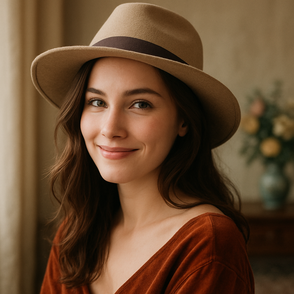
#> input picture 3.2/Pattern_Recognition/HW/HW2/data/woman.png, 294 x 294 px, shrunk from 1024 x 1024 before the run
$ python rgb_task.py
#> lines starting #> are read from the running program, lines starting #| are printed output that depends on the picture
### 3.2/Pattern_Recognition/HW/HW2/src/pca_core.py
"""
pca_core.py — 手写 PCA（主成分分析）核心算法模块

本模块严格不调用 sklearn 等第三方 PCA 接口，基于 NumPy 实现：
    1. 数据中心化（去均值）
    2. 协方差矩阵计算
    3. SVD 奇异值分解（等价于协方差矩阵的特征分解）
    4. 数据降维（投影到低维空间）
    5. 数据重建（从低维空间映射回原始空间）
"""

import numpy as np


class PCA:
    """
    手写 PCA 类
    """

    def __init__(self, n_components: int = None):
        self.n_components = n_components
        self.mean_ = None          # 原始数据的均值向量 (d,)
        self.components_ = None    # 主成分方向矩阵 (d, k) — V_k
        self.singular_values_ = None  # 奇异值 (k,)
        self.explained_variance_ = None      # 各主成分的方差 (k,)
        self.explained_variance_ratio_ = None  # 各主成分的方差贡献率 (k,)
        self._fitted = False

    def fit(self, X: np.ndarray):
        """
        拟合 PCA 模型：计算数据的均值、主成分方向及方差解释率。

        Parameters
        ----------
        X : np.ndarray, shape (n_samples, n_features)
            训练数据矩阵，每一行为一个样本，每一列为一个特征。

        Returns
        -------
        self : PCA
            返回自身以支持链式调用。
        """
        n_samples, n_features = X.shape

        # ---- 1. 数据中心化 ----
        # 计算每个特征（列）的均值
        self.mean_ = np.mean(X, axis=0)  # shape: (n_features,)

        # 减去均值，得到中心化数据
        X_centered = X - self.mean_       # shape: (n_samples, n_features)

        # ---- 2. SVD 分解 ----
        # 对中心化后的数据矩阵进行 SVD 分解
        # X_centered = U @ Σ @ V^T
        # full_matrices=False 使 U 为 (n, k)，Σ 为 (k,)，V^T 为 (k, d)
        # 其中 k = min(n_samples, n_features)
        U, S, Vt = np.linalg.svd(X_centered, full_matrices=False)

        # Vt 的形状为 (k, n_features)，转置后 V 为 (n_features, k)
        # 每一列是 X_centered^T @ X_centered 的特征向量，即主成分方向
        V = Vt.T  # shape: (n_features, k)

        # ---- 3. 确定保留的成分数量 ----
        if self.n_components is None:
            self.n_components = min(n_samples, n_features)
        else:
            self.n_components = min(self.n_components, min(n_samples, n_features))

        # ---- 4. 提取前 k 个主成分 ----
        self.components_ = V[:, :self.n_components]  # (n_features, n_components)
        self.singular_values_ = S[:self.n_components]  # (n_components,)

        # ---- 5. 计算各主成分的方差 ----
        # 协方差矩阵的特征值 λ_i = σ_i^2 / (n-1)，其中 σ_i 为奇异值
        self.explained_variance_ = (S[:self.n_components] ** 2) / (n_samples - 1)

        # 总方差 = 所有奇异值对应的方差之和
        total_variance = (S ** 2).sum() / (n_samples - 1)
        self.explained_variance_ratio_ = self.explained_variance_ / total_variance

        self._fitted = True
        return self

    def transform(self, X: np.ndarray) -> np.ndarray:
        """
        将数据投影到 PCA 低维空间。

        """
        if not self._fitted:
            raise RuntimeError("模型尚未拟合，请先调用 fit() 方法。")

        # 中心化
        X_centered = X - self.mean_

        # 投影: Z = X_centered @ V_k
        Z = X_centered @ self.components_
        return Z

    def fit_transform(self, X: np.ndarray) -> np.ndarray:
        """
        拟合 PCA 模型并返回降维后的数据。
        """
        self.fit(X)
        return self.transform(X)

    def inverse_transform(self, Z: np.ndarray) -> np.ndarray:
        """
        从低维空间重建原始数据
        """
        if not self._fitted:
            raise RuntimeError("模型尚未拟合，请先调用 fit() 方法。")

        # 反投影: X_centered_approx = Z @ V_k^T
        X_centered_approx = Z @ self.components_.T

        # 加回均值
        X_recon = X_centered_approx + self.mean_
        return X_recon

    # [16 lines left out: function compression_ratio, not called in this run]


# ============================================================
# 模块自测代码
# ============================================================
# [32 lines that do not run on import are left out]

### 3.2/Pattern_Recognition/HW/HW2/src/rgb_task.py
"""
rgb_task.py — 基于 PCA 的彩色图像压缩与重建实验

"""

import os
import sys
import time
import numpy as np
from PIL import Image
import matplotlib
matplotlib.use('Agg')
import matplotlib.pyplot as plt

# 将 src 目录加入路径
sys.path.insert(0, os.path.dirname(os.path.abspath(__file__)))
from pca_core import PCA


# ============================================================
# 全局配置
# ============================================================
IMG_DIR = os.path.join(os.path.dirname(os.path.dirname(os.path.abspath(__file__))), 'img')
os.makedirs(IMG_DIR, exist_ok=True)

K_LIST = [10, 50, 100, 150]


def load_rgb_image(image_path: str):
    """
    读取 RGB 彩色图像，返回三个通道的矩阵。

    """
    print(f"[rgb_task] 正在加载彩色图像: {image_path}")
    img = Image.open(image_path).convert('RGB')
    W, H = img.size
    print(f"[rgb_task] 图像尺寸: {H}×{W}")

    # 转换为 numpy 数组并归一化到 [0, 1]
    img_array = np.array(img, dtype=np.float64) / 255.0

    channels = {
        'R': img_array[:, :, 0],
        'G': img_array[:, :, 1],
        'B': img_array[:, :, 2],
    }

    return channels, H, W


def compress_channel_pca(channel: np.ndarray, k: int):
    """
    使用 PCA 对单个通道进行压缩与重建。

    将通道视为 H×W 矩阵，以每一列为一个样本（H 维），共 W 个样本。
    降维到 k 维后重建。

    """
    H, W = channel.shape

    # 按列压缩：转置使每列成为样本
    # X shape: (W, H) — W 个样本，每个样本 H 维
    X = channel.T.copy()

    t_start = time.perf_counter()

    pca = PCA(n_components=k)
    Z = pca.fit_transform(X)       # (W, k)
    X_recon = pca.inverse_transform(Z)  # (W, H)

    elapsed = time.perf_counter() - t_start

    # 转置回 (H, W)
    recon = X_recon.T

    # 裁剪到 [0, 1] 范围（重建可能略有超出）
    recon = np.clip(recon, 0.0, 1.0)

    # 计算压缩比
    # 原始: H × W
    # 压缩: k × W (投影坐标) + k × H (主成分) + H (均值)
    original_size = H * W
    compressed_size = k * W + k * H + H
    compression_ratio = compressed_size / original_size

    # 计算 RMSE
    rmse = np.sqrt(np.mean((channel - recon) ** 2))

    return recon, compression_ratio, rmse, elapsed


def merge_channels(ch_r, ch_g, ch_b):
    """将三个通道合并为 RGB 图像数组。"""
    H, W = ch_r.shape
    rgb = np.zeros((H, W, 3), dtype=np.float64)
    rgb[:, :, 0] = ch_r
    rgb[:, :, 1] = ch_g
    rgb[:, :, 2] = ch_b
    return np.clip(rgb, 0.0, 1.0)


def plot_rgb_comparison(original: np.ndarray, reconstructions: dict,
                        save_path: str):
    """
    绘制原始图像与不同 k 值重建图像的对比图。

    Parameters
    ----------
    original : np.ndarray, shape (H, W, 3)
        原始 RGB 图像。
    reconstructions : dict
        键为 k 值，值为对应的重建 RGB 图像数组。
    save_path : str
        保存路径。
    """
    k_values = sorted(reconstructions.keys())
    n_total = 1 + len(k_values)

    fig, axes = plt.subplots(1, n_total, figsize=(3.5 * n_total, 4))

    # 原始图像
    axes[0].imshow(original)
    axes[0].set_title('Original', fontsize=13, fontweight='bold')
    axes[0].axis('off')

    # 各 k 值重建图像
    for j, k in enumerate(k_values):
        axes[j + 1].imshow(reconstructions[k])
        axes[j + 1].set_title(f'k={k}', fontsize=13, fontweight='bold')
        axes[j + 1].axis('off')

    plt.tight_layout()
    plt.savefig(save_path, dpi=200, bbox_inches='tight')
    plt.close()
    print(f"[rgb_task] RGB 对比图已保存至: {save_path}")


def plot_metrics(k_list: list, metrics: dict, save_path: str):
    """
    绘制压缩比和重建误差随 k 变化的折线图。
    """
    fig, axes = plt.subplots(1, 3, figsize=(18, 5))

    # 定义颜色
    colors = {'R': '#e74c3c', 'G': '#2ecc71', 'B': '#3498db'}

    # 子图1: 压缩比
    for ch_name in ['R', 'G', 'B']:
        ratios = [metrics[k]['compression_ratio'][ch_name] for k in k_list]
        axes[0].plot(k_list, ratios, 'o-', color=colors[ch_name],
                     linewidth=1.8, markersize=7, label=f'{ch_name} channel')
    axes[0].set_xlabel('Number of Components (k)', fontsize=11)
    axes[0].set_ylabel('Compression Ratio', fontsize=11)
    axes[0].set_title('Compression Ratio vs. k', fontsize=12, fontweight='bold')
    axes[0].legend(fontsize=9)
    axes[0].grid(alpha=0.3)

    # 子图2: RMSE
    for ch_name in ['R', 'G', 'B']:
        rmses = [metrics[k]['rmse'][ch_name] for k in k_list]
        axes[1].plot(k_list, rmses, 's-', color=colors[ch_name],
                     linewidth=1.8, markersize=7, label=f'{ch_name} channel')
    axes[1].set_xlabel('Number of Components (k)', fontsize=11)
    axes[1].set_ylabel('RMSE', fontsize=11)
    axes[1].set_title('Reconstruction RMSE vs. k', fontsize=12, fontweight='bold')
    axes[1].legend(fontsize=9)
    axes[1].grid(alpha=0.3)

    # 子图3: 计算时间
    for ch_name in ['R', 'G', 'B']:
        times = [metrics[k]['time'][ch_name] for k in k_list]
        axes[2].plot(k_list, times, 'd-', color=colors[ch_name],
                     linewidth=1.8, markersize=7, label=f'{ch_name} channel')
    axes[2].set_xlabel('Number of Components (k)', fontsize=11)
    axes[2].set_ylabel('Computation Time (s)', fontsize=11)
    axes[2].set_title('Computation Time vs. k', fontsize=12, fontweight='bold')
    axes[2].legend(fontsize=9)
    axes[2].grid(alpha=0.3)

    plt.tight_layout()
    plt.savefig(save_path, dpi=150, bbox_inches='tight')
    plt.close()
    print(f"[rgb_task] 指标折线图已保存至: {save_path}")


def main():
    """主函数：执行完整的彩色图像 PCA 压缩实验。"""
    print("=" * 60)
    print("彩色图像 PCA 压缩实验")
    print("=" * 60)

    # ---- 1. 加载图像 ----
    image_path = os.path.join(os.path.dirname(os.path.dirname(os.path.abspath(__file__))),
                              'data', 'woman.png')
    channels, H, W = load_rgb_image(image_path)
#> in load_rgb_image, img is the input picture: PIL image 294x294 RGB; mean R, G, B 102.5, 73.9, 48.9
#| [rgb_task] 图像尺寸: 294×294
#> channels = 3 items; H = 294; W = 294

    # 构建原始 RGB 图像数组
    original_rgb = merge_channels(channels['R'], channels['G'], channels['B'])
#> in merge_channels, `rgb[:, :, 1] = ch_g`:
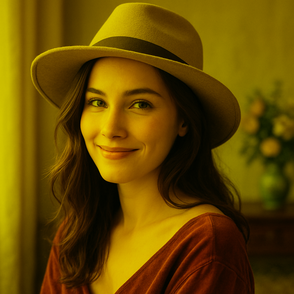
#> rgb: shape (294, 294, 3) float64; mean of channels 0, 1, 2 0.402, 0.29, 0; drawn as R, G, B

    # ---- 2. 对不同 k 值进行压缩与重建 ----
    metrics = {}
    reconstructions_rgb = {}

    for k in K_LIST:
        print(f"\n[rgb_task] k={k}: 压缩中...")

        recon_channels = {}
        metrics[k] = {
            'compression_ratio': {},
            'rmse': {},
            'time': {},
        }

        for ch_name in ['R', 'G', 'B']:
            recon, comp_ratio, rmse, elapsed = compress_channel_pca(
                channels[ch_name], k
            )
            recon_channels[ch_name] = recon
            metrics[k]['compression_ratio'][ch_name] = comp_ratio
            metrics[k]['rmse'][ch_name] = rmse
            metrics[k]['time'][ch_name] = elapsed

            print(f"  {ch_name} 通道 | 压缩比: {comp_ratio:.4f} | "
                  f"RMSE: {rmse:.6f} | 耗时: {elapsed:.4f}s")

        recon_rgb = merge_channels(recon_channels['R'],
                                   recon_channels['G'],
                                   recon_channels['B'])
        reconstructions_rgb[k] = recon_rgb
#> this loop made 4 passes
#> pass 1, in fit, `X_centered = X - self.mean_`:
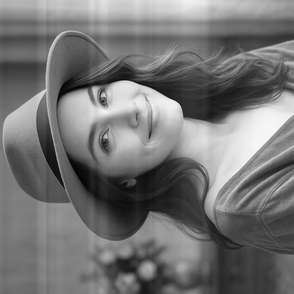
#> X_centered: shape (294, 294) float64; min -0.476, max 0.569, mean -1.14e-16; drawn with min black and max white
#> pass 1, in fit, `U, S, Vt = np.linalg.svd(X_centered, full_matrices=False)`:
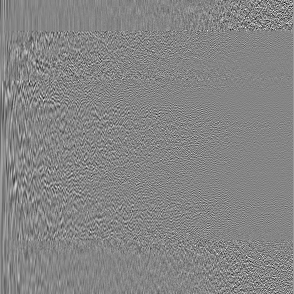
#> U: shape (294, 294) float64; min -0.405, max 0.37, mean 0.000198; drawn with min black and max white
#> pass 1, in fit, `U, S, Vt = np.linalg.svd(X_centered, full_matrices=False)`:
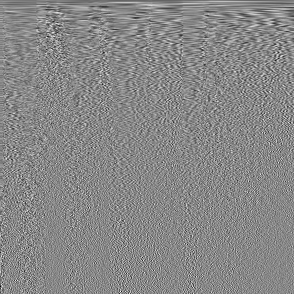
#> Vt: shape (294, 294) float64; min -0.32, max 0.28, mean -0.000226; drawn with min black and max white
#> after the loop, metrics = 4 items; reconstructions_rgb = 4 items

    # ---- 3. 绘制对比图 ----
    plot_rgb_comparison(original_rgb, reconstructions_rgb,
                        os.path.join(IMG_DIR, 'rgb_comparison.jpg'))
#> in plot_rgb_comparison, `k_values = sorted(reconstructions.keys())`: k_values = [10, 50, 100, 150]
#> in plot_rgb_comparison, `n_total = 1 + len(k_values)`: n_total = 5
#> the loop in plot_rgb_comparison, `for j, k in enumerate(k_values):` made 4 passes
#> k on passes 1 to 4: 10, 50, 100, 150
#> in plot_rgb_comparison, `plt.savefig(save_path, dpi=200, bbox_inches='tight')`:
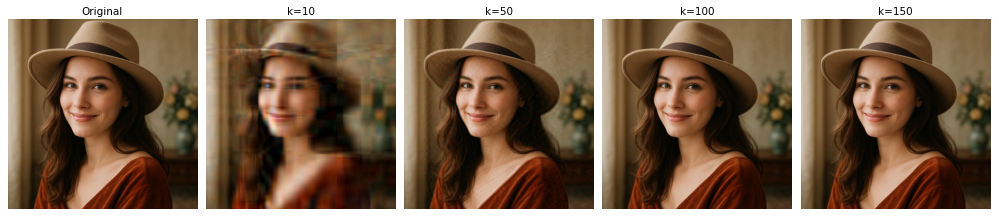
#> figure drawn by matplotlib, 5 panels

    # 单独为每个 k 值绘制一组对比图
    for k in K_LIST:
        plot_rgb_comparison(original_rgb, {k: reconstructions_rgb[k]},
                            os.path.join(IMG_DIR, f'rgb_recovered_k{k}.jpg'))
#> this loop made 4 passes
#> pass 1, in plot_rgb_comparison (call 2), `plt.savefig(save_path, dpi=200, bbox_inches='tight')`:
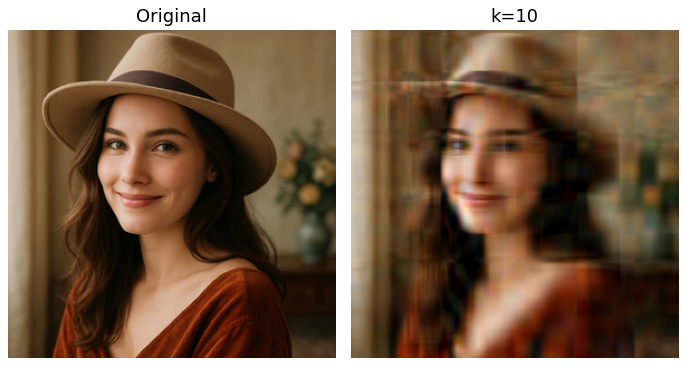
#> figure drawn by matplotlib, 2 panels

    # ---- 4. 绘制指标折线图 ----
    plot_metrics(K_LIST, metrics, os.path.join(IMG_DIR, 'rgb_metrics.jpg'))
#> the loop in plot_metrics, `for ch_name in ['R', 'G', 'B']:` made 3 passes
#> rmses on passes 1 to 3: [0.0571, 0.0179, 0.00782, 0.00339], [0.0489, 0.016, 0.00718, 0.00311], [0.0439, 0.0148, 0.00679, 0.00294]
#> the loop in plot_metrics, `for ch_name in ['R', 'G', 'B']:` made 3 passes
#> times on passes 1 to 3: [0.0486, 0.0264, 0.0261, 0.0266], [0.027, 0.024, 0.0252, 0.0275], [0.0254, 0.024, 0.0247, 0.0286]
#> in plot_metrics, `plt.savefig(save_path, dpi=150, bbox_inches='tight')`:
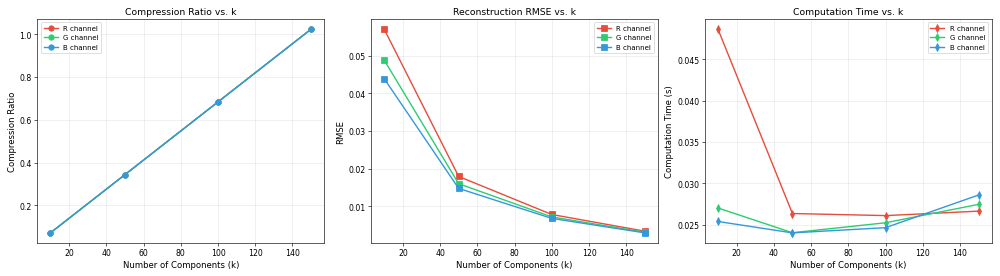
#> figure drawn by matplotlib, 3 panels

    print("\n" + "=" * 60)
    print("彩色图像 PCA 实验完成！所有结果已保存至 img/ 目录。")
    print("=" * 60)


if __name__ == "__main__":
    main()
